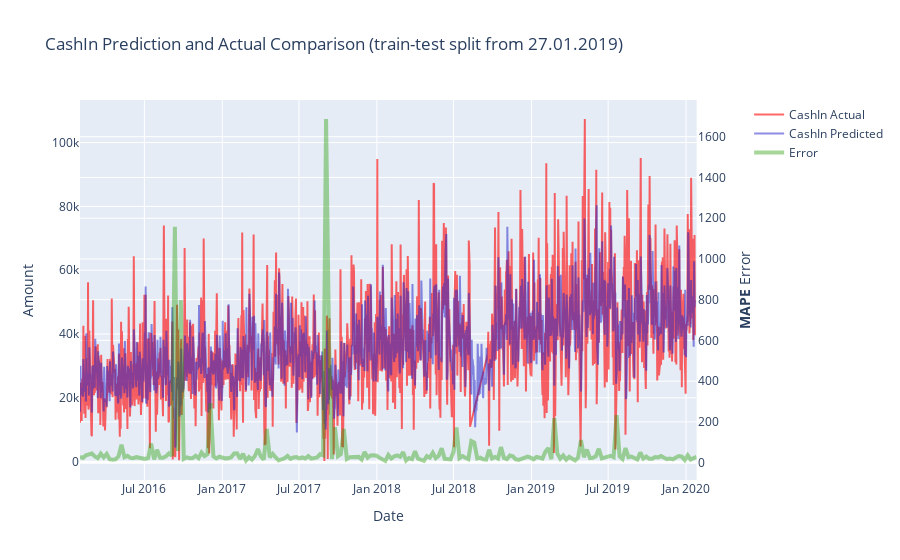

Notebook source saved alongside this figure:
### Code cell
ATM_ID = 33821
atm_feature_set = all_atms_feature_set[all_atms_feature_set['AtmId'] == ATM_ID]
draw_model_error(cb, atm_feature_set[all_features], atm_feature_set['CashIn'], split_from=X_train.index[-1])

### Figure 1 — Plotly figure (JSON) as saved in the notebook; plotly's stock layout.template omitted (floating-point values rounded to 4 significant figures; data arrays with more than 128 entries replaced by an {"elided": "..."} marker saying what was removed)
{"data": [{"line": {"color": "rgba(255,0,0,0.6)"}, "name": "CashIn Actual", "type": "scatter", "x": {"elided": "1453 str values"}, "xaxis": "x", "y": {"elided": "1453 float values"}, "yaxis": "y"}, {"line": {"color": "rgba(30,30,200,0.5)"}, "name": "CashIn Predicted", "type": "scatter", "x": {"elided": "1453 str values"}, "xaxis": "x", "y": {"elided": "1453 float values"}, "yaxis": "y"}, {"line": {"color": "rgba(34, 155, 0, 0.4)", "width": 4}, "name": "Error", "type": "scatter", "x": {"elided": "209 str values"}, "xaxis": "x", "y": {"elided": "209 float values"}, "yaxis": "y2"}], "layout": {"title": {"text": "CashIn Prediction and Actual Comparison (train-test split from 27.01.2019)"}, "xaxis": {"anchor": "y", "domain": [0, 0.94], "title": {"text": "Date"}}, "yaxis": {"anchor": "x", "domain": [0, 1], "title": {"text": "Amount"}}, "yaxis2": {"anchor": "x", "overlaying": "y", "side": "right", "title": {"text": "<b>MAPE</b> Error"}}}}
